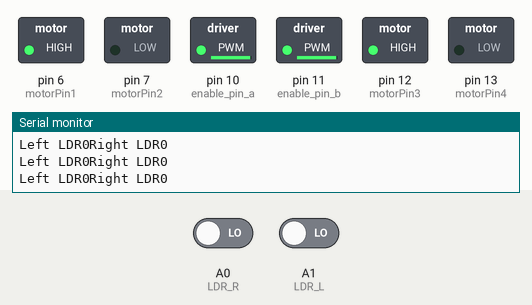
The sketch below on a simulated Arduino Uno, built with avr-gcc and run on an emulated ATmega328P. Shown: switched loads named in the sketch (green lamp = pin HIGH), the last lines printed to the serial monitor. The test bench sets the inputs (shaded band); at power-on: A0 (LDR_R) LOW, A1 (LDR_L) LOW.

Above: at 1.8 s.
1.9 s: A0 (LDR_R) driven HIGH
At 2.9 s:
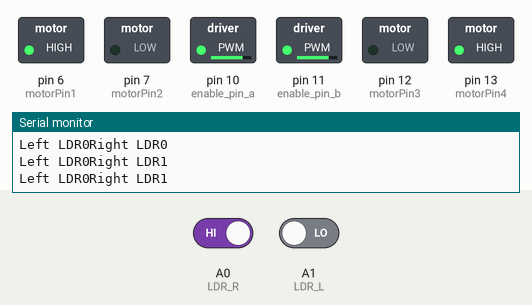
4.0 s: A1 (LDR_L) driven HIGH
At 5.7 s:
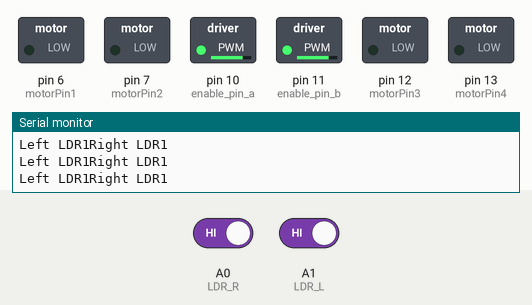
6.0 s: A1 (LDR_L) driven LOW
At 7.3 s:
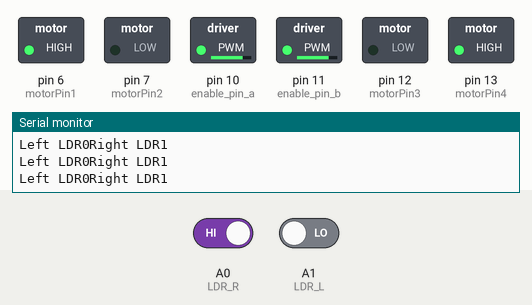
8.0 s: A0 (LDR_R) driven LOW
At 8.8 s:
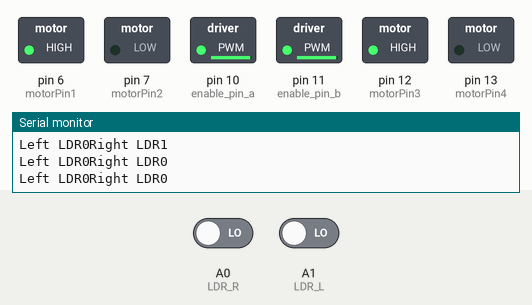
Timing chart, 0 to 11.0 s (numbered marks = the images above; inputs shaded):
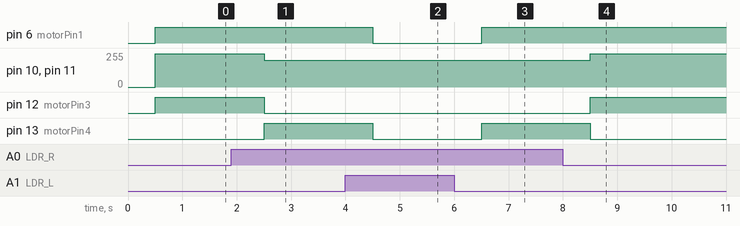

The sketch:

Light_Following_Car_Final.ino
```cpp
// light following car using L293D and 2 LDR

//L293D
const int enable_pin_a = 10;
const int enable_pin_b = 11;
// const int switch_pin = 7;
// const int pot_pin = A2;
//left motor
const int motorPin1  = 6;  // Pin 4 of L293D
const int motorPin2  = 7;  // Pin 7 of L293D
//Right motor
const int motorPin3  = 12; // Pin  8 of L293D
const int motorPin4  = 13;  // Pin  9 of L293D
// for LDR
const int LDR_R= A0;  // pin A0 for Right LDR
const int LDR_L= A1;   // pin A1 for left LDR


void setup()
{
    //Set pins as outputs
    pinMode(motorPin1, OUTPUT);
    pinMode(motorPin2, OUTPUT);
    pinMode(motorPin3, OUTPUT);
    pinMode(motorPin4, OUTPUT);
    pinMode(enable_pin_a,OUTPUT);
    pinMode(enable_pin_b,OUTPUT);

    //set pins as input
    pinMode(LDR_R,INPUT);
    pinMode(LDR_L,INPUT);
    Serial.begin(9600);
}

void loop ()
{


  int left_LDR = digitalRead(LDR_L);
  Serial.print("Left LDR");
  Serial.print(left_LDR);
  int right_LDR = digitalRead(LDR_R);
  Serial.print("Right LDR");
  Serial.println(right_LDR);
  delay(500);


  if ((right_LDR==1)&&(left_LDR==1)) //forward
  {
    stop();
  }
  else if ((right_LDR==0)&&(left_LDR==1)) //left
  {
    right();
  }
  else if ((right_LDR==1)&&(left_LDR==0)) //right
  {
    right();
  }
  else if ((right_LDR==0)&&(left_LDR==0)) //left
  {
    forward();
  }
  else //stop
  {
   stop();
  }
  //delay(500);
}
void forward()  // move forward
{
    digitalWrite(motorPin1,HIGH);
    digitalWrite(motorPin2,LOW);
    digitalWrite(motorPin3,HIGH);
    digitalWrite(motorPin4,LOW);
    analogWrite(enable_pin_a, 250);
    analogWrite(enable_pin_b, 250);
}

void left()  // move left
{
    digitalWrite(motorPin1,LOW);
    digitalWrite(motorPin2,HIGH);
    digitalWrite(motorPin3,HIGH);
    digitalWrite(motorPin4,LOW);
    analogWrite(enable_pin_a, 200);
    analogWrite(enable_pin_b, 200);
}
void right() // move right
{
    digitalWrite(motorPin1,HIGH);
    digitalWrite(motorPin2,LOW);
    digitalWrite(motorPin3,LOW);
    digitalWrite(motorPin4,HIGH);
    analogWrite(enable_pin_a, 200);
    analogWrite(enable_pin_b, 200);
}
void stop() // stop
{
    digitalWrite(motorPin1,LOW);
    digitalWrite(motorPin2,LOW);
    digitalWrite(motorPin3,LOW);
    digitalWrite(motorPin4,LOW);
}
```

Measured:
- after the input at 1.9 s, pin 10 (enable_pin_a), pin 11 (enable_pin_b): 250/255 → 200/255 after 0.60 s; pin 12 (motorPin3): HIGH → LOW after 0.60 s; pin 13 (motorPin4): LOW → HIGH after 0.60 s
- after the input at 4.0 s, pin 6 (motorPin1), pin 13 (motorPin4): HIGH → LOW after 0.50 s
- after the input at 6.0 s, pin 6 (motorPin1), pin 13 (motorPin4): LOW → HIGH after 0.50 s
- after the input at 8.0 s, pin 10 (enable_pin_a), pin 11 (enable_pin_b): 200/255 → 250/255 after 0.51 s; pin 12 (motorPin3): LOW → HIGH after 0.51 s; pin 13 (motorPin4): HIGH → LOW after 0.51 s
